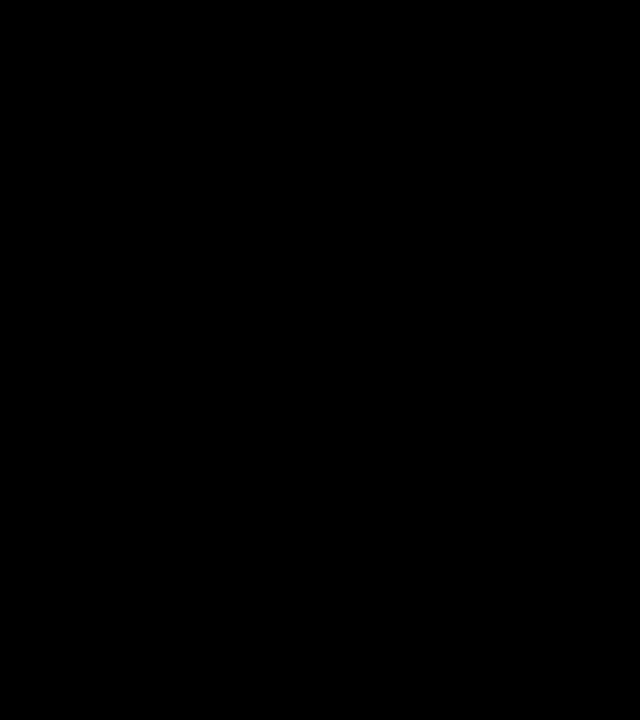
Frame 1 (no input)
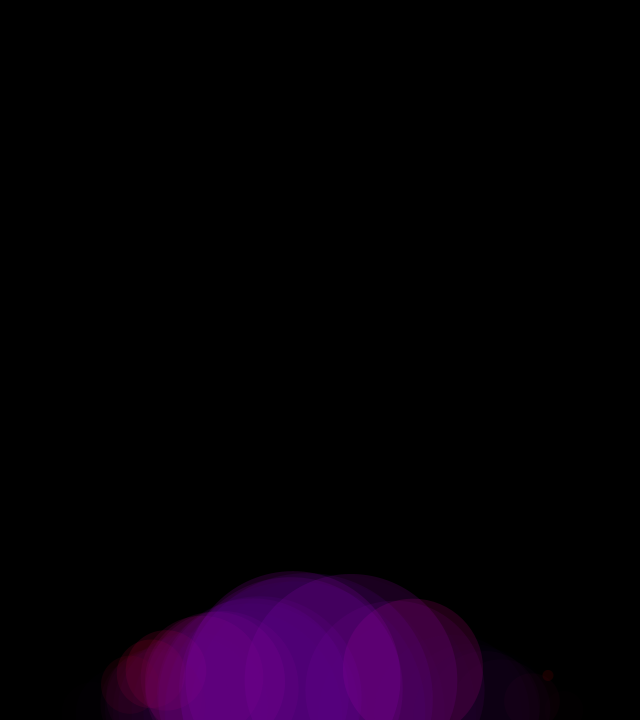
Frame 60 (the mouse pressed at the canvas centre just before this capture)
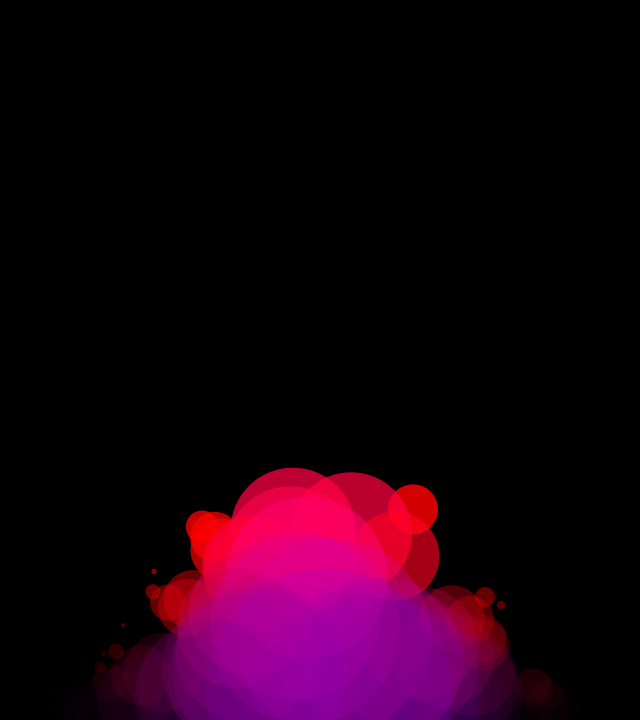
Frame 120 (the mouse held since frame 60 and released just before this capture)

The Processing sketch that drew these frames (run headless with seeded random() and noise(); from frame 60 on, the mouse is pressed at the canvas centre):

// Processing sketch: BubbleFlame
// ── BubbleFlame.pde
// BubbleFlame
// Found at: https://www.openprocessing.org/sketch/153760

//Where we store all out bubbles.
ArrayList<Bubble> bubbles;

void setup() {
  //Works best if both width and height are the same value.
  size(640, 720);

  //Bubbles stored in ArrayList.
  bubbles = new ArrayList<Bubble>();
}

void draw() {
  //fill(0, 10);
  //rect(0, 0, width, height);
  background(0);
  for (Bubble b : bubbles) {
    b.drawBubble(); //Draw the Bubble.
    b.moveBubble(); //Move the Bubble.
    b.update();     //Update the Bubble.
  }

  //Iterate through all the bubbles in our ArrayList.
  for (int i = 0; i < bubbles.size(); i++) {
    Bubble b = bubbles.get(i); //Get every individual bubble and set it to 'b'.
    if (b.dead) { //Is the bubble dead? (Is dead = true).
      bubbles.remove(b); //Remove the bubble from the arrayList.
    }
  }

  /*If the frameCount, which is how many frames have ticked over from the start
  of the sketch, add a new Bubble at a random location.*/
  if ((frameCount % 1) == 0) {
    bubbles.add(new Bubble(new PVector(int(random(width)), height)));
  }
}

class Bubble {
  PVector loc;          //Location
  PVector velocity;     //Velocity of the bubble
  PVector acceleration; //Acceleration of the bubble
  PVector gravity;      //Gravity isn't perfect here but is set to look realistic.

  //Is the bubble gone or still on screen?
  boolean dead = false;
  int mass;
  float life;

  //Change colors but keep them at a certain tone.
  int r;
  int g;
  int b;

  Bubble(PVector loc_) {
    //Loop to get flames to spread from the middle out
    for (int i = 0; i < width; i++) {//Run how many pixels spread across the whole screen
      if (loc_.x == i) {//If the bubbles location maches i Ex: i = width/2
        //check whether location is before or after middle.
        if (loc_.x < width/2) {
          //Set the life of the bubble to the value width/2 (the heighest value)
          life = i;
          r = i/5;
          g = i/10;
          b = i;
        }
        else {
          /*We don't want life to exceed width/2. So if the location is after width/2 Ex: width
          then minus i from width AKA width-i.*/
          life = width-i;
          r = (width-i)/5;
          g = (width-i)/10;
          b = (width-i);
        }
      }
    }
    loc = loc_;
    velocity = new PVector(0, 0);
    acceleration = new PVector(0, 0);
    mass = 1;
    /*gravity is -0.05 so the bubble go up. If the bubbles were spawning from the top then 
    gravity would be set to 0.05;*/
    gravity = new PVector(0, -0.03);
  }

  void drawBubble() {
    fill(r+=2, g--, b-=2, height-loc.y);
    //noFill();
    noStroke();
    //Set radius of bubble to life. The bubble gets smaller as our variable life gets smaller.
    ellipse(loc.x, loc.y, life, life);
  }

  void applyForce(PVector force) {
    PVector f = PVector.div(force, mass);
    acceleration.add(f);
  }
  void moveBubble() {
    applyForce(gravity);

    velocity.add(acceleration);
    loc.add(velocity);

    acceleration.mult(0);
  }

  void update() {
    /*Remeber what we did to make the value for our variable life? Ex: life = width/2;
    now we minus 2 from life so that the circles width and height (which is set to 
    the varible life) gets smaller. The smaller the number life, the quicker the 
    bubbles go.*/
    life -= 1.5;
    if (life <= 0) {
      //If the bubble is not on screen AKA life <= 0), make dead equal true.
      dead = true;
    }
  }
}
